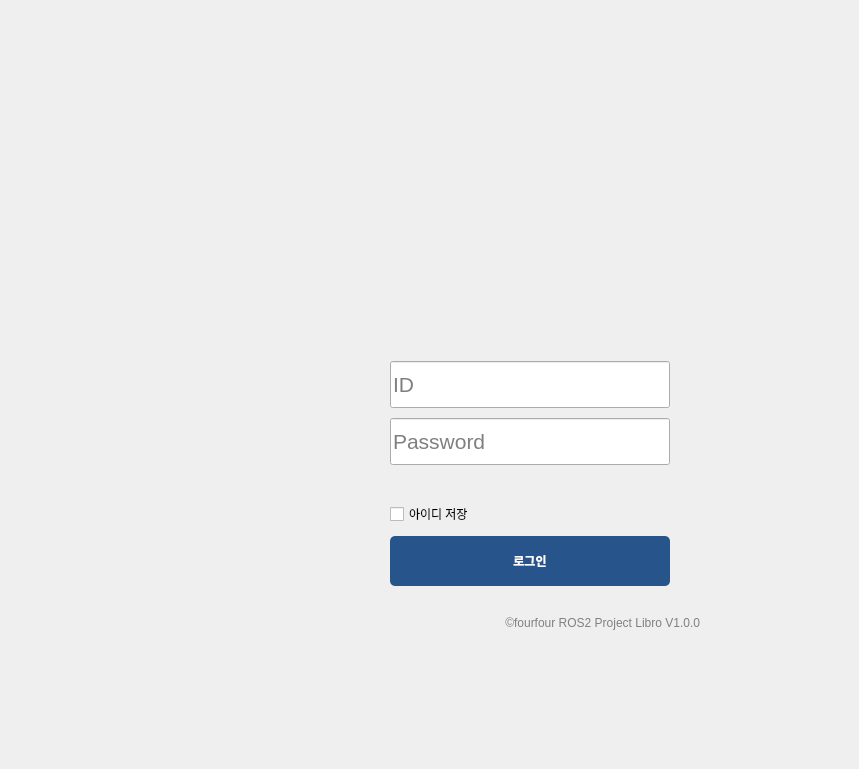
    <widget class="QWidget" name="login_page">
     <property name="minimumSize">
      <size>
       <width>640</width>
       <height>760</height>
      </size>
     </property>
     <widget class="QWidget" name="layoutWidget">
      <property name="geometry">
       <rect>
        <x>210</x>
        <y>0</y>
        <width>640</width>
        <height>760</height>
       </rect>
      </property>
      <layout class="QGridLayout" name="gridLayout_2">
       <property name="leftMargin">
        <number>150</number>
       </property>
       <property name="topMargin">
        <number>120</number>
       </property>
       <property name="rightMargin">
        <number>150</number>
       </property>
       <property name="bottomMargin">
        <number>130</number>
       </property>
       <item row="0" column="0">
        <layout class="QVBoxLayout" name="verticalLayout_9" stretch="3,4,0">
         <property name="spacing">
          <number>25</number>
         </property>
         <property name="bottomMargin">
          <number>0</number>
         </property>
         <item>
          <layout class="QVBoxLayout" name="verticalLayout_10">
           <item>
            <widget class="QLabel" name="title_label">
             <property name="sizePolicy">
              <sizepolicy hsizetype="Expanding" vsizetype="Expanding">
               <horstretch>0</horstretch>
               <verstretch>0</verstretch>
              </sizepolicy>
             </property>
             <property name="minimumSize">
              <size>
               <width>300</width>
               <height>120</height>
              </size>
             </property>
             <property name="maximumSize">
              <size>
               <width>600</width>
               <height>360</height>
              </size>
             </property>
             <property name="font">
              <font>
               <family>Noto Sans CJK SC Black</family>
               <pointsize>20</pointsize>
               <weight>75</weight>
               <bold>true</bold>
              </font>
             </property>
             <property name="text">
              <string/>
             </property>
             <property name="textFormat">
              <enum>Qt::AutoText</enum>
             </property>
             <property name="pixmap">
              <pixmap>image/Libro_cover_new.png</pixmap>
             </property>
             <property name="scaledContents">
              <bool>true</bool>
             </property>
             <property name="alignment">
              <set>Qt::AlignCenter</set>
             </property>
            </widget>
           </item>
          </layout>
         </item>
         <item>
          <layout class="QVBoxLayout" name="verticalLayout_11">
           <property name="leftMargin">
            <number>30</number>
           </property>
           <property name="topMargin">
            <number>20</number>
           </property>
           <property name="rightMargin">
            <number>30</number>
           </property>
           <property name="bottomMargin">
            <number>0</number>
           </property>
           <item>
            <layout class="QGridLayout" name="gridLayout_6" rowstretch="2">
             <item row="0" column="0">
              <layout class="QVBoxLayout" name="verticalLayout_12" stretch="1,1,0,0,0">
               <property name="spacing">
                <number>10</number>
               </property>
               <property name="topMargin">
                <number>5</number>
               </property>
               <property name="bottomMargin">
                <number>5</number>
               </property>
               <item>
                <widget class="QLineEdit" name="lineEdit_id">
                 <property name="sizePolicy">
                  <sizepolicy hsizetype="Expanding" vsizetype="Expanding">
                   <horstretch>0</horstretch>
                   <verstretch>0</verstretch>
                  </sizepolicy>
                 </property>
                 <property name="font">
                  <font>
                   <pointsize>16</pointsize>
                  </font>
                 </property>
                 <property name="maxLength">
                  <number>20</number>
                 </property>
                 <property name="placeholderText">
                  <string>ID</string>
                 </property>
                </widget>
               </item>
               <item>
                <widget class="QLineEdit" name="lineEdit_password">
                 <property name="sizePolicy">
                  <sizepolicy hsizetype="Expanding" vsizetype="Expanding">
                   <horstretch>0</horstretch>
                   <verstretch>0</verstretch>
                  </sizepolicy>
                 </property>
                 <property name="font">
                  <font>
                   <pointsize>16</pointsize>
                  </font>
                 </property>
                 <property name="maxLength">
                  <number>20</number>
                 </property>
                 <property name="echoMode">
                  <enum>QLineEdit::Password</enum>
                 </property>
                 <property name="placeholderText">
                  <string>Password</string>
                 </property>
                </widget>
               </item>
               <item>
                <widget class="QLabel" name="login_fail_label">
                 <property name="styleSheet">
                  <string notr="true">color: red;
font-size: 11pt;</string>
                 </property>
                 <property name="text">
                  <string/>
                 </property>
                </widget>
               </item>
               <item>
                <widget class="QCheckBox" name="id_save_check_btn">
                 <property name="focusPolicy">
                  <enum>Qt::NoFocus</enum>
                 </property>
                 <property name="layoutDirection">
                  <enum>Qt::LeftToRight</enum>
                 </property>
                 <property name="text">
                  <string>아이디 저장</string>
                 </property>
                </widget>
               </item>
               <item>
                <widget class="QPushButton" name="login_btn">
                 <property name="sizePolicy">
                  <sizepolicy hsizetype="Preferred" vsizetype="Preferred">
                   <horstretch>0</horstretch>
                   <verstretch>0</verstretch>
                  </sizepolicy>
                 </property>
                 <property name="minimumSize">
                  <size>
                   <width>120</width>
                   <height>50</height>
                  </size>
                 </property>
                 <property name="maximumSize">
                  <size>
                   <width>300</width>
                   <height>80</height>
                  </size>
                 </property>
                 <property name="styleSheet">
                  <string notr="true">QPushButton {
    background-color: rgb(39, 84, 138);  /* 버튼 기본 배경 */
    color: white;                        /* 버튼 글자 색 */
    border: none;
    padding: 8px;
    font-weight: bold;
    border-radius: 5px;
}

QPushButton:hover {
    background-color: rgb(96, 139, 193);  /* hover 시 색상 */
}</string>
                 </property>
                 <property name="text">
                  <string>로그인</string>
                 </property>
                </widget>
               </item>
              </layout>
             </item>
            </layout>
           </item>
          </layout>
         </item>
         <item>
          <widget class="QLabel" name="version_label">
           <property name="styleSheet">
            <string notr="true">color: gray;
font-size: 9pt;
</string>
           </property>
           <property name="text">
            <string>©fourfour ROS2 Project Libro V1.0.0</string>
           </property>
           <property name="alignment">
            <set>Qt::AlignRight|Qt::AlignTrailing|Qt::AlignVCenter</set>
           </property>
          </widget>
         </item>
        </layout>
       </item>
      </layout>
     </widget>
    </widget>
